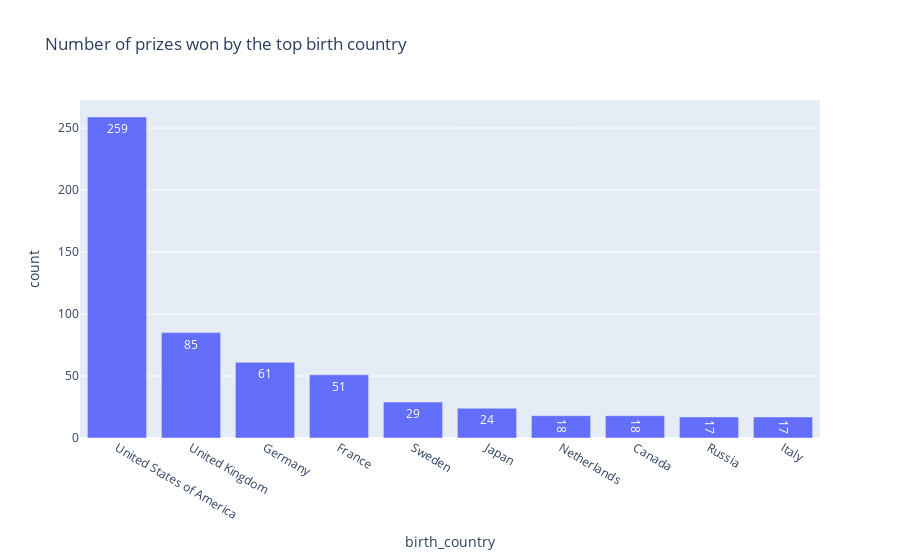

Here is the notebook cell this chart was saved with:
### Code cell
# make a chart shows the top 10 countries
reg_df = df.birth_country.value_counts()[:10].reset_index()
reg_df.columns = ['birth_country','count']
fig = px.bar(reg_df,x='birth_country',y='count',title='Number of prizes won by the top birth country',text="count")
fig.show()

### Figure 1 — Plotly figure (JSON) as saved in the notebook; plotly's stock layout.template omitted (floating-point values rounded to 4 significant figures)
{"data": [{"alignmentgroup": "True", "hovertemplate": "birth_country=%{x}<br>count=%{text}<extra></extra>", "legendgroup": "", "marker": {"color": "#636efa"}, "name": "", "offsetgroup": "", "orientation": "v", "showlegend": false, "text": [259, 85, 61, 51, 29, 24, 18, 18, 17, 17], "textposition": "auto", "type": "bar", "x": ["United States of America", "United Kingdom", "Germany", "France", "Sweden", "Japan", "Netherlands", "Canada", "Russia", "Italy"], "xaxis": "x", "y": [259, 85, 61, 51, 29, 24, 18, 18, 17, 17], "yaxis": "y"}], "layout": {"barmode": "relative", "legend": {"tracegroupgap": 0}, "title": {"text": "Number of prizes won by the top birth country"}, "xaxis": {"anchor": "y", "domain": [0, 1], "title": {"text": "birth_country"}}, "yaxis": {"anchor": "x", "domain": [0, 1], "title": {"text": "count"}}}}
